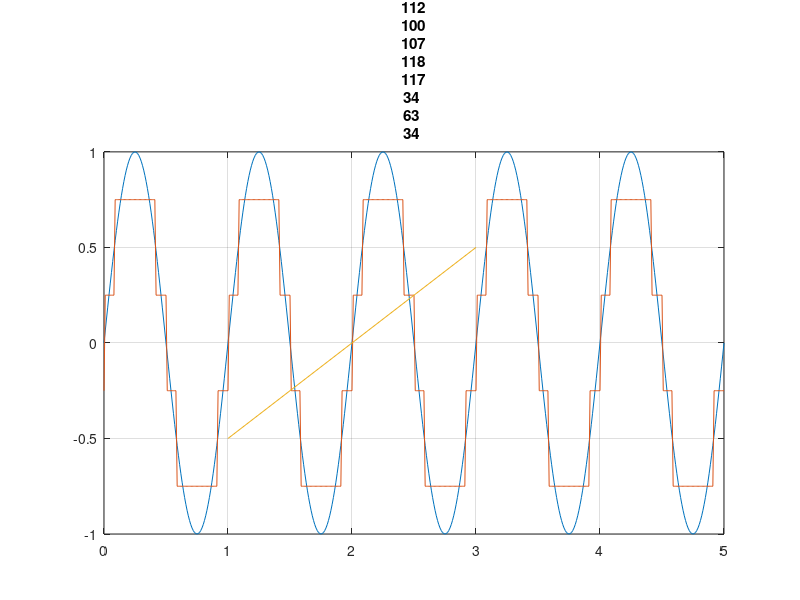
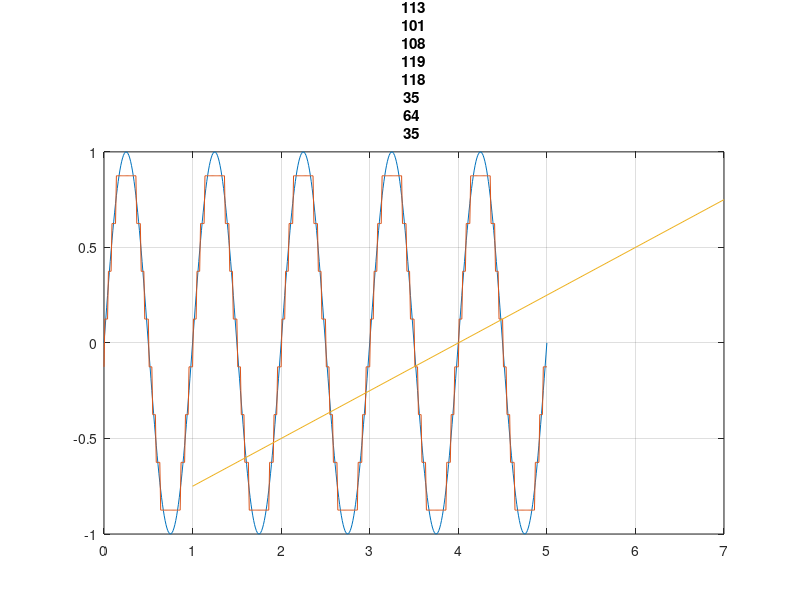
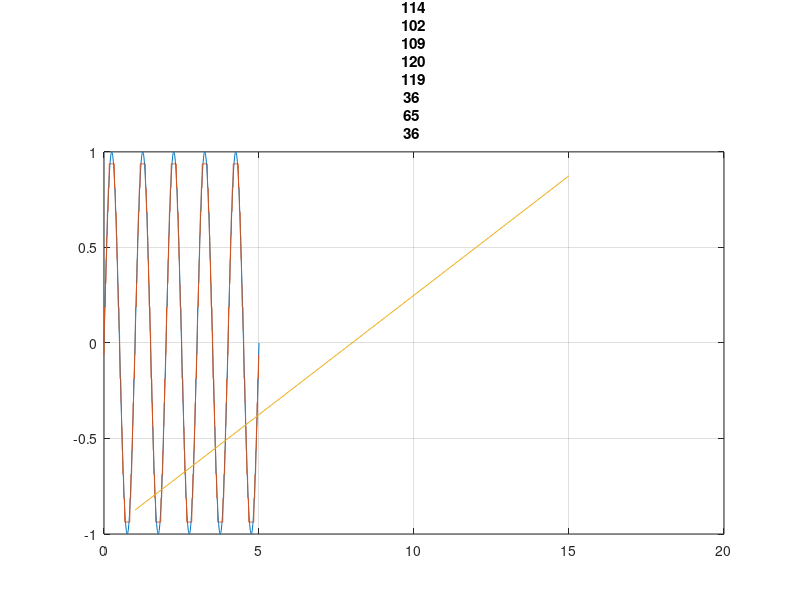

These charts were generated, in order, by the following MATLAB code:
clear
close
clc

Ta = 0.01;
t = 0:Ta:5; % to = tempo original
x = sin(2*pi*t);

for nbits = [2,3,4]
    Npal = 2^nbits;
    amp = 1;
    delta = amp/Npal;

    partition = -amp + delta*2 : delta*2 : amp - delta*2;
    codebook = -amp+delta : delta*2 : amp-delta;

    [~,quantz] = quantiz(x,partition,codebook);

    figure(nbits)
    plot(t,x)
    hold on
    plot(t,quantz)
    plot(partition)
    hold off
    grid on
    title("nbits = " + nbits)
end